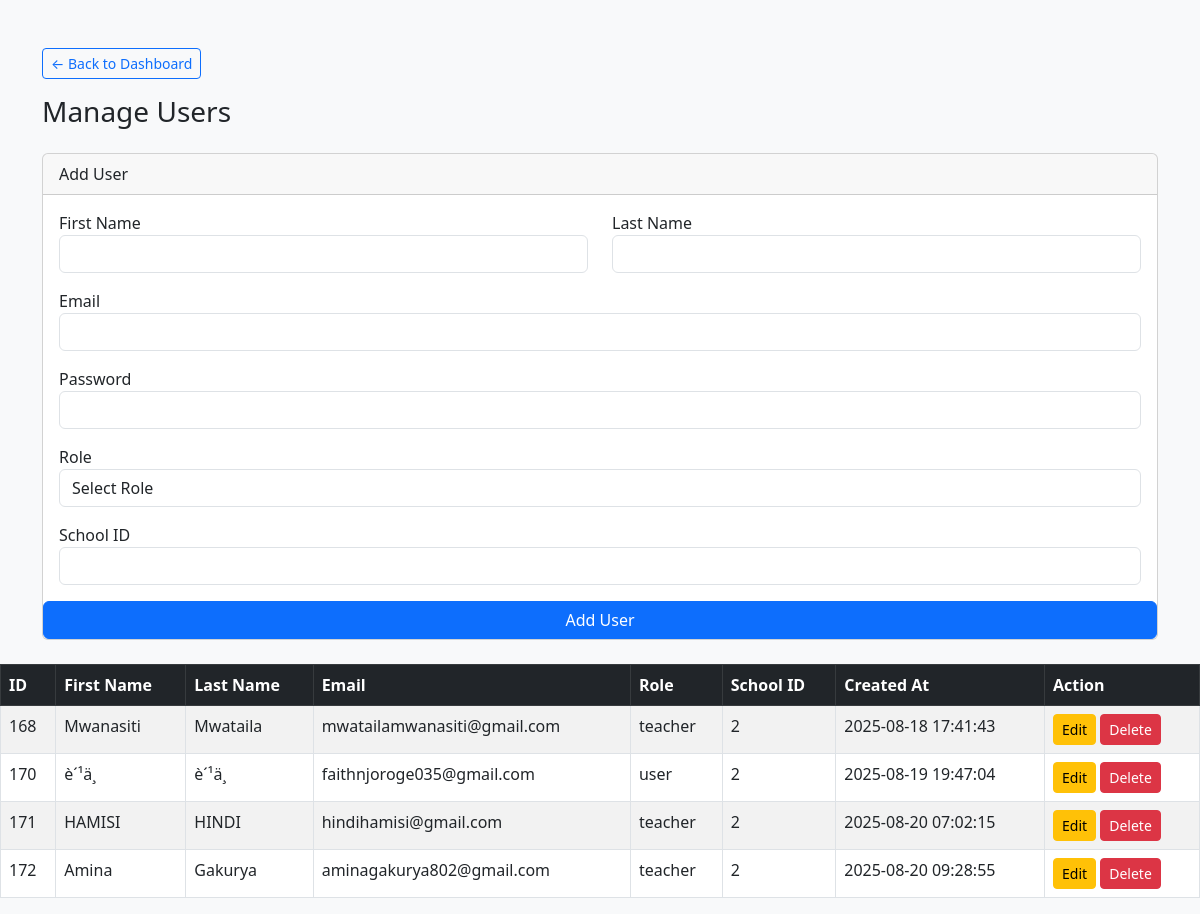
The page /manager/manage_users.php (signed in) on the database its author committed.
### tables this page shows
CREATE TABLE `users` (
  `id` int(11) NOT NULL,
  `FirstName` varchar(100) DEFAULT NULL,
  `LastName` varchar(100) DEFAULT NULL,
  `email` varchar(100) DEFAULT NULL,
  `password` varchar(255) DEFAULT NULL,
  `role` enum('admin','user','Superadmin','teacher','dean','hoi','student') DEFAULT 'user',
  `school_id` int(11) DEFAULT NULL,
  `created_at` timestamp NOT NULL DEFAULT current_timestamp()
);

### manager/manage_users.php (the view, shortened to what this page needs)
<?php
include 'db.php';
$edit_user = null;
?>
<!DOCTYPE html>
<html>
<head>
    <link href="https://cdn.jsdelivr.net/npm/bootstrap@5.3.0/dist/css/bootstrap.min.css" rel="stylesheet">
</head>
<body class="bg-light">
<div class="container mt-5">
    <a href="dashboard.php" class="btn btn-sm btn-outline-primary mb-3">&larr; Back to Dashboard</a>
    <h3 class="mb-4">Manage Users</h3>
    <div class="card mb-4">
        <div class="card-header"><?= $edit_user ? "Edit User" : "Add User" ?></div>
        <div class="card-body">
            <form method="POST">
                <div class="row mb-3">
                    <div class="col">
                        <label>First Name</label>
                        <input type="text" name="firstname" class="form-control" value="<?= htmlspecialchars($edit_user['FirstName'] ?? '') ?>" required>
                    </div>
                    <div class="col">
                        <label>Last Name</label>
                        <input type="text" name="lastname" class="form-control" value="<?= htmlspecialchars($edit_user['LastName'] ?? '') ?>" required>
                    </div>
                </div>
                <div class="mb-3">
                    <label>Email</label>
                    <input type="email" name="email" class="form-control" value="<?= htmlspecialchars($edit_user['email'] ?? '') ?>" required>
                </div>
                <div class="mb-3">
                    <label>Password <?= $edit_user ? "(Leave blank to keep current)" : "" ?></label>
                    <input type="password" name="password" class="form-control" <?= $edit_user ? "" : "required" ?>>
                </div>
                <div class="row mb-3">
                <div class="col">
                    <label>Role</label>
                    <select name="role" class="form-control" required>
                        <option value="">Select Role</option>
                    </select>
                </div>
            </div>
                    <div class="col">
                        <label>School ID</label>
                        <input type="number" name="school_id" class="form-control" value="<?= htmlspecialchars($edit_user['school_id'] ?? '') ?>" required>
                    </div>
                </div>
                <button type="submit" class="btn btn-primary"><?= $edit_user ? "Update User" : "Add User" ?></button>
        </div>
    </div>
<?php
if ($_SESSION['role'] === 'Superadmin') {
    $query = "SELECT * FROM users
              WHERE role IN ('admin', 'dean')
              ORDER BY created_at ASC";
} else if ($_SESSION['role'] === 'admin') {
    $school_id = $_SESSION['school_id'];
    $query = "SELECT * FROM users
              WHERE role = 'dean'
              AND school_id = $school_id
              ORDER BY created_at ASC";
} else if ($_SESSION['role'] === 'dean') {
    $school_id = $_SESSION['school_id'];
    $query = "SELECT * FROM users
              WHERE role IN ('teacher', 'user')
              AND school_id = $school_id
              ORDER BY created_at ASC";
} else {
    die("Unauthorized Access");
}
$result = mysqli_query($conn, $query);
?>
<div class="table-responsive">
    <table class="table table-bordered table-striped table-hover">
        <thead class="table-dark">
            <tr>
                <th>ID</th>
                <th>First Name</th>
                <th>Last Name</th>
                <th>Email</th>
                <th>Role</th>
                <th>School ID</th>
                <th>Created At</th>
                <th>Action</th>
            </tr>
        </thead>
        <tbody>
            <?php while ($user = mysqli_fetch_assoc($result)) { ?>
                <tr>
                    <td><?= $user['id'] ?></td>
                    <td><?= htmlspecialchars($user['FirstName']) ?></td>
                    <td><?= htmlspecialchars($user['LastName']) ?></td>
                    <td><?= htmlspecialchars($user['email']) ?></td>
                    <td><?= htmlspecialchars($user['role']) ?></td>
                    <td><?= htmlspecialchars($user['school_id']) ?></td>
                    <td><?= $user['created_at'] ?></td>
                    <td>
                        <?php if (isset($_SESSION['role']) && in_array($_SESSION['role'], ['dean','admin', 'Superadmin'])): ?>
                            <a href="?edit_id=<?= $user['id'] ?>" class="btn btn-sm btn-warning">Edit</a>
                            <a href="?delete_id=<?= $user['id'] ?>" class="btn btn-sm btn-danger"
                               onclick="return confirm('Are you sure you want to delete this user?');">Delete</a>
                        <?php endif; ?>
                    </td>
                </tr>
            <?php } ?>
        </tbody>
    </table>
</div>

### rows shown on the page
users: id "168", FirstName "Mwanasiti", LastName "Mwataila", email "mwatailamwanasiti@gmail.com", role "teacher", school "2", created_at "2025-08-18 17:41:43"
users: id "170", FirstName "è´¹ä¸", LastName "è´¹ä¸", email "faithnjoroge035@gmail.com", role "user", school "2", created_at "2025-08-19 19:47:04"
users: id "171", FirstName "HAMISI", LastName "HINDI", email "hindihamisi@gmail.com", role "teacher", school "2", created_at "2025-08-20 07:02:15"
users: id "172", FirstName "Amina", LastName "Gakurya", email "aminagakurya802@gmail.com", role "teacher", school "2", created_at "2025-08-20 09:28:55"
